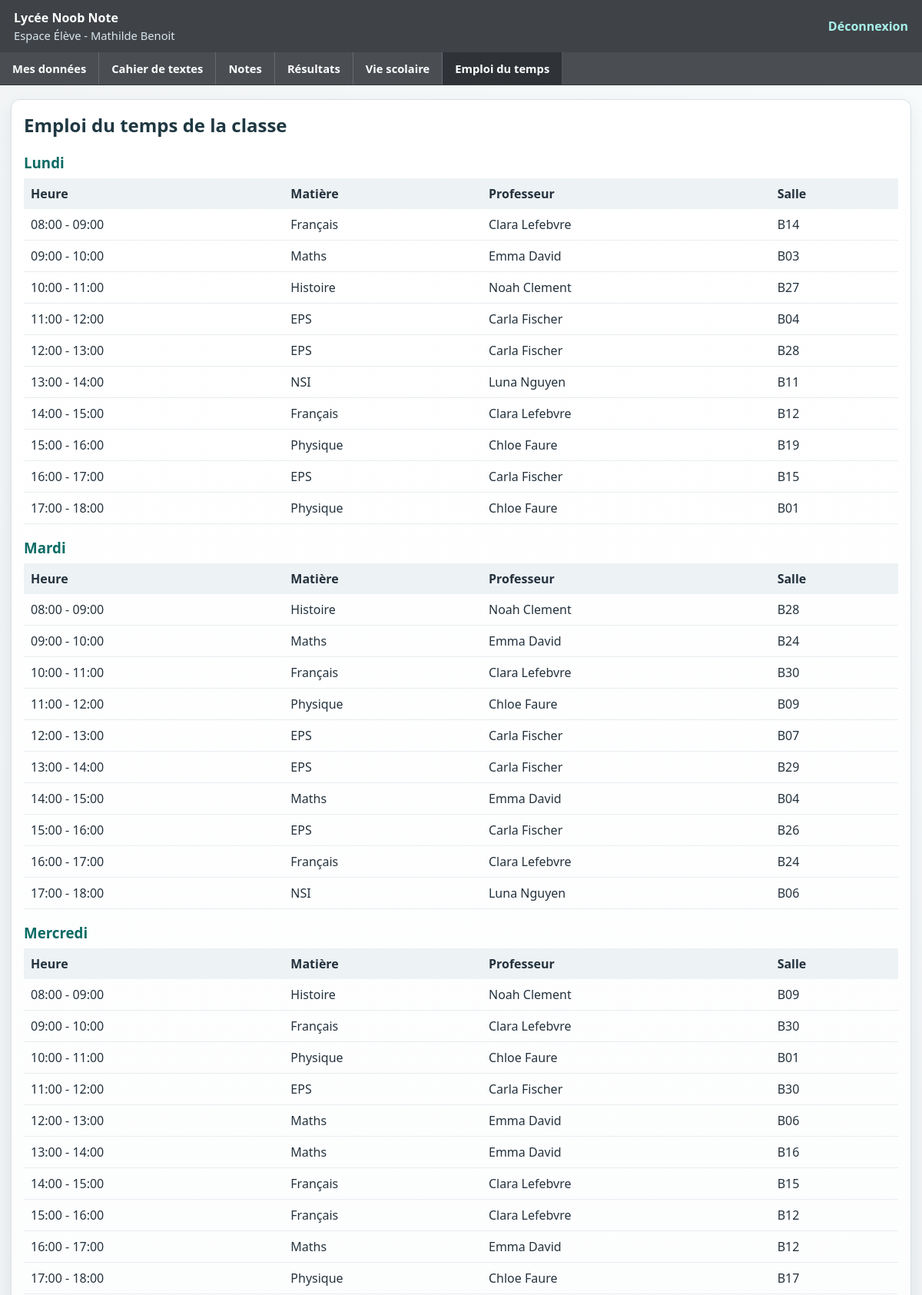
Page /eleve/emploi-du-temps (signed in, upper part) on the committed database.
### tables this page shows
CREATE TABLE Eleves (
            id_eleve TEXT PRIMARY KEY,
            nom TEXT,
            prenom TEXT,
            date_naissance TEXT,
            mot_de_passe TEXT,
            id_classe INTEGER,
            FOREIGN KEY(id_classe) REFERENCES Classes(id_classe)
        );

CREATE TABLE EmploiDuTemps (
            id_cours INTEGER PRIMARY KEY AUTOINCREMENT,
            id_classe INTEGER,
            jour_semaine TEXT,
            heure_debut TEXT,
            heure_fin TEXT,
            id_matiere INTEGER,
            id_prof TEXT,
            salle TEXT,
            FOREIGN KEY(id_classe) REFERENCES Classes(id_classe),
            FOREIGN KEY(id_matiere) REFERENCES Matieres(id_matiere),
            FOREIGN KEY(id_prof) REFERENCES Professeurs(id_prof)
        );

CREATE TABLE Matieres (id_matiere INTEGER PRIMARY KEY, nom_matiere TEXT);

### app.py (the view)
@app.route('/eleve/emploi-du-temps')
def eleve_emploi_du_temps():
    if not verifier_session_eleve():
        return redirect(url_for('login'))
    eleve = recuperer_eleve_connecte()
    table_emploi_disponible = eleve.table_emploi_du_temps_disponible()
    emploi = eleve.recuperer_emploi_du_temps()
    emploi_par_jour = eleve.construire_emploi_par_jour(emploi)
    return rendre_page_eleve(
        'emploi_du_temps.html',
        'emploi_du_temps',
        emploi_par_jour=emploi_par_jour,
        table_emploi_disponible=table_emploi_disponible,
        jours_semaine=JOURS_SEMAINE
    )

### app.py (called while the page is built)
def verifier_session_eleve():
    if 'user' not in session:
        return False
    return session['user'].get('role') == 'ELEVE'

def recuperer_eleve_connecte():
    return Eleve(session['user']['id'], session['user']['nom'], session['user']['prenom'])

def rendre_page_eleve(template, onglet_actif, **contexte):
    return render_template(template, onglet_actif=onglet_actif, **contexte)

    def _executer(self, sql, params=(), fetch=False, commit=False):
        with sqlite3.connect(self.db_path) as conn:
            cur = conn.cursor()
            cur.execute(sql, params)
            if commit:
                conn.commit()
            return cur.fetchall() if fetch else None

    def recuperer_id_classe(self):
        sql = "SELECT id_classe FROM Eleves WHERE id_eleve = ?"
        res = self._executer(sql, (self.id,), fetch=True)
        if not res:
            return None
        return res[0][0]

    def table_emploi_du_temps_disponible(self):
        sql = "SELECT name FROM sqlite_master WHERE type='table' AND name='EmploiDuTemps'"
        res = self._executer(sql, fetch=True)
        return bool(res)

    def construire_emploi_par_jour(self, emploi):
        emploi_par_jour = {jour: [] for jour in JOURS_SEMAINE}
        for cours in emploi:
            if cours['jour'] in emploi_par_jour:
                emploi_par_jour[cours['jour']].append(cours)
        return emploi_par_jour

### templates/emploi_du_temps.html (shortened to what this page needs)
{% extends "base_eleve.html" %}
{% block contenu %}
<section class="card page-simple">
    <h2>Emploi du temps de la classe</h2>
    {% for jour in jours_semaine %}
        {% set cours_du_jour = emploi_par_jour[jour] %}
        <h3 class="titre-jour-emploi">{{ jour }}</h3>
        <table>
            <thead>
                <tr>
                    <th>Heure</th>
                    <th>Matière</th>
                    <th>Professeur</th>
                    <th>Salle</th>
                </tr>
            </thead>
            <tbody>
                {% for ligne in cours_du_jour %}
                    <tr>
                        <td>{{ ligne.heure_debut }} - {{ ligne.heure_fin }}</td>
                        <td>{{ ligne.matiere }}</td>
                        <td>{{ ligne.prof }}</td>
                        <td>{{ ligne.salle }}</td>
                    </tr>
                {% else %}
                    <tr><td colspan="4">Aucun cours enregistré.</td></tr>
                {% endfor %}
            </tbody>
        </table>
    {% endfor %}
</section>
{% endblock %}

### templates/base_eleve.html (shortened to what this page needs)
<!DOCTYPE html>
<html lang="fr">
<head>
    <link rel="stylesheet" href="{{ url_for('static', filename='css/style.css') }}">
</head>
<body class="page-pronote">
    <header class="barre-haute">
        <div class="identite-etablissement">
            <strong>Lycée Noob Note</strong>
            <span>Espace Élève - {{ session.user.prenom }} {{ session.user.nom }}</span>
        </div>
        <a href="{{ url_for('logout') }}" class="btn-logout">Déconnexion</a>
    </header>
    <nav class="menu-principal">
        <a href="{{ url_for('eleve_mes_donnees') }}" class="onglet-menu {{ 'actif' if onglet_actif == 'mes_donnees' else '' }}">Mes données</a>
        <a href="{{ url_for('eleve_cahier_de_texte') }}" class="onglet-menu {{ 'actif' if onglet_actif == 'cahier_texte' else '' }}">Cahier de textes</a>
        <a href="{{ url_for('eleve_dashboard') }}" class="onglet-menu {{ 'actif' if onglet_actif == 'notes' else '' }}">Notes</a>
        <a href="{{ url_for('eleve_resultats') }}" class="onglet-menu {{ 'actif' if onglet_actif == 'resultats' else '' }}">Résultats</a>
        <a href="{{ url_for('eleve_vie_scolaire') }}" class="onglet-menu {{ 'actif' if onglet_actif == 'vie_scolaire' else '' }}">Vie scolaire</a>
        <a href="{{ url_for('eleve_emploi_du_temps') }}" class="onglet-menu {{ 'actif' if onglet_actif == 'emploi_du_temps' else '' }}">Emploi du temps</a>
    </nav>
    <main class="container-pronote contenu-ecran-eleve">
        {% block contenu %}{% endblock %}
    </main>
</body>
</html>

### static/css/style.css (style rules this page uses)
:root { --fond-page: #f0f2f4; --fond-carte: #ffffff; --bordure: #d9e0e5; --texte-principal: #24323d; --texte-secondaire: #5f6f7b; --barre-foncee: #3f4347; --accent-pronote: #0b8d83; --accent-pronote-clair: #d9f2ef; --accent-pronote-fonce: #086a63; --couleur-menthe: #0d9a90; --danger: #ba2d2d; --info: #2f78b7; }
* { box-sizing: border-box; }
body { margin: 0; font-family: 'Segoe UI', Tahoma, Geneva, Verdana, sans-serif; color: var(--texte-principal); background: radial-gradient(circle at top right, #f8fbfb 0%, var(--fond-page) 52%); }
.barre-haute, header { background: var(--barre-foncee); color: #fff; padding: 12px 18px; display: flex; align-items: center; justify-content: space-between; }
.identite-etablissement { display: flex; flex-direction: column; gap: 2px; }
.identite-etablissement span { color: #d9e6ef; font-size: 0.92rem; }
.menu-principal { display: flex; gap: 0; background: #4a4e53; border-bottom: 1px solid #35393d; }
.onglet-menu { color: white; text-decoration: none; padding: 11px 16px; border-right: 1px solid rgba(255, 255, 255, 0.16); font-weight: 600; font-size: 0.92rem; }
.onglet-menu:hover, .onglet-menu.actif { background: #2f3337; }
.btn-logout { color: #a7f0e9; text-decoration: none; font-weight: bold; }
.container, .container-pronote { max-width: 1240px; margin: 18px auto; padding: 0 14px; }
.card { background: linear-gradient(180deg, #ffffff 0%, #fbfcfd 100%); border: 1px solid var(--bordure); border-radius: 12px; padding: 16px; margin-bottom: 14px; box-shadow: 0 8px 20px rgba(43, 60, 75, 0.08); }
h3 { margin-top: 0; margin-bottom: 12px; color: #1f3842; }
table { width: 100%; border-collapse: collapse; }
th { text-align: left; background: #edf2f5; padding: 9px; }
td { border-bottom: 1px solid #e8edf1; padding: 9px; }
.page-simple h2 { margin-top: 0; color: #1f3842; }
.contenu-ecran-eleve { padding-bottom: 24px; }
.titre-jour-emploi { margin-top: 18px; margin-bottom: 8px; color: #0b6b64; }

### rows in the picture
Eleves: user.prenom "Mathilde", user.nom "Benoit"
EmploiDuTemps: heure_debut "08:00", heure_fin "09:00", matiere "Français", prof "Clara Lefebvre", salle "B14"
EmploiDuTemps: heure_debut "09:00", heure_fin "10:00", matiere "Maths", prof "Emma David", salle "B03"
EmploiDuTemps: heure_debut "10:00", heure_fin "11:00", matiere "Histoire", prof "Noah Clement", salle "B27"
EmploiDuTemps: heure_debut "11:00", heure_fin "12:00", matiere "EPS", prof "Carla Fischer", salle "B04"
EmploiDuTemps: heure_debut "12:00", heure_fin "13:00", matiere "EPS", prof "Carla Fischer", salle "B28"
EmploiDuTemps: heure_debut "13:00", heure_fin "14:00", matiere "NSI", prof "Luna Nguyen", salle "B11"
EmploiDuTemps: heure_debut "14:00", heure_fin "15:00", matiere "Français", prof "Clara Lefebvre", salle "B12"
EmploiDuTemps: heure_debut "15:00", heure_fin "16:00", matiere "Physique", prof "Chloe Faure", salle "B19"
EmploiDuTemps: heure_debut "16:00", heure_fin "17:00", matiere "EPS", prof "Carla Fischer", salle "B15"
EmploiDuTemps: heure_debut "17:00", heure_fin "18:00", matiere "Physique", prof "Chloe Faure", salle "B01"
EmploiDuTemps: heure_debut "08:00", heure_fin "09:00", matiere "Histoire", prof "Noah Clement", salle "B28"
EmploiDuTemps: heure_debut "09:00", heure_fin "10:00", matiere "Maths", prof "Emma David", salle "B24"
EmploiDuTemps: heure_debut "10:00", heure_fin "11:00", matiere "Français", prof "Clara Lefebvre", salle "B30"
EmploiDuTemps: heure_debut "11:00", heure_fin "12:00", matiere "Physique", prof "Chloe Faure", salle "B09"
EmploiDuTemps: heure_debut "12:00", heure_fin "13:00", matiere "EPS", prof "Carla Fischer", salle "B07"
EmploiDuTemps: heure_debut "13:00", heure_fin "14:00", matiere "EPS", prof "Carla Fischer", salle "B29"
EmploiDuTemps: heure_debut "14:00", heure_fin "15:00", matiere "Maths", prof "Emma David", salle "B04"
EmploiDuTemps: heure_debut "15:00", heure_fin "16:00", matiere "EPS", prof "Carla Fischer", salle "B26"
EmploiDuTemps: heure_debut "16:00", heure_fin "17:00", matiere "Français", prof "Clara Lefebvre", salle "B24"
EmploiDuTemps: heure_debut "17:00", heure_fin "18:00", matiere "NSI", prof "Luna Nguyen", salle "B06"
EmploiDuTemps: heure_debut "08:00", heure_fin "09:00", matiere "Histoire", prof "Noah Clement", salle "B09"
EmploiDuTemps: heure_debut "09:00", heure_fin "10:00", matiere "Français", prof "Clara Lefebvre", salle "B30"
EmploiDuTemps: heure_debut "10:00", heure_fin "11:00", matiere "Physique", prof "Chloe Faure", salle "B01"
EmploiDuTemps: heure_debut "11:00", heure_fin "12:00", matiere "EPS", prof "Carla Fischer", salle "B30"
EmploiDuTemps: heure_debut "12:00", heure_fin "13:00", matiere "Maths", prof "Emma David", salle "B06"
EmploiDuTemps: heure_debut "13:00", heure_fin "14:00", matiere "Maths", prof "Emma David", salle "B16"
EmploiDuTemps: heure_debut "14:00", heure_fin "15:00", matiere "Français", prof "Clara Lefebvre", salle "B15"
EmploiDuTemps: heure_debut "15:00", heure_fin "16:00", matiere "Français", prof "Clara Lefebvre", salle "B12"
EmploiDuTemps: heure_debut "16:00", heure_fin "17:00", matiere "Maths", prof "Emma David", salle "B12"
EmploiDuTemps: heure_debut "17:00", heure_fin "18:00", matiere "Physique", prof "Chloe Faure", salle "B17"

### other values in the picture
{{ jour }} "Lundi" "Mardi" "Mercredi"
